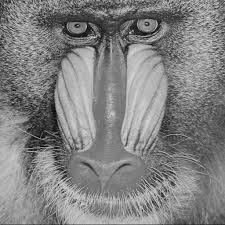
%> input picture singlePixelCamera_2_1/testImages/index.jpeg, 225 x 225 px
$ octave ARCHIVEdictionary_coefficients_example.m   (GNU Octave 9; MATLAB toolbox functions it lacks are replaced by stand-ins)
%> lines starting %> are read from the running program, lines starting %| are printed output that depends on the picture
### singlePixelCamera_2_1/mainFunctions/create_dictionary.m
function basis = create_dictionary(dictionaryType,imageH,imageV,...
    waveletType,decomposition)
%> called with dictionaryType = 'wavelet', imageH = 16, imageV = 16, waveletType = 'db3', decomposition = 3

%Funciton to create dctionaries to be used with CS

%dictionaryType - type of dictionary to be used (canonical, DCT, wavelet)
%imageH - number of horizontal pixels in the image
%imageH - number of vertical pixels in the image
%waveletType - String with the name of the wavelet to be used
%Decomposition - Level of wavelet decomposition

%Author: Pedro Dreyer University of Kent 22/11/14
%Copyright (C) 2016  Stuart Gibson. Please find detail of license in root folder.

switch dictionaryType

    case 'canonical'

        basis = eye(imageV*imageH);

    case 'DCT'

        % For M-point transformation.
        M = imageV;
        N = imageH;

        j = [0:M-1]'*ones(1,M);
        alpha = sqrt(2/M).*ones(M,M);
        alpha(1,:) = alpha(1,:)./sqrt(2);
        m = j';
        D_transpose = cos(((2.*m+ones(M,M)).*j).*pi./(2*M)).*alpha;
        Dm = D_transpose';

        % For N-point transformation.
        k = [0:N-1]'*ones(1,N);
        beta = sqrt(2/N).*ones(N,N);
        beta(1,:) = beta(1,:)./sqrt(2);
        n = k';
        D_transpose = cos(((2.*n+ones(N,N)).*k).*pi./(2*N)).*beta;
        Dn = D_transpose';
        count = 0;

        for mm = 1:M
            for nn = 1:N
                count = count+1;
                aux = Dm(:,mm)*(Dn(:,nn))';
                basis(:,count) = aux(:);
            end
        end


    case 'wavelet'

        for ii = 1:imageH * imageV
            aux = zeros(imageV,imageH);
            aux(ii) = 1;
            [basis(:,ii),s] = wavedec2(aux,decomposition,waveletType);
        end
        basis = basis';

% [22 lines of commented-out code are left out]

end

### singlePixelCamera_2_1/mainFunctions/ARCHIVEdictionary_coefficients_example.m

imageH = 16;
imageV = 16;
waveletType = 'db3';
decomposition = 3;

waveletBasis = create_dictionary('wavelet',imageH,imageV,...
    waveletType,decomposition);

dctBasis = create_dictionary('DCT',imageH,imageV,...
    waveletType,decomposition);

testImage = imread('C:\Users\admin\Desktop\CS_GUI\index.jpeg');
%> testImage is the input picture: size 225x225x3 uint8; min 0, max 225, mean 129.8
testImage = rgb2gray(testImage);
%> testImage: size 225x225 uint8
testImage = double(testImage);
%> testImage: size 225x225 double

imageResize = imresize(testImage,[imageV imageH],'cubic');
canonicalCoeficients = imageResize(:);
%> canonicalCoeficients = 256 values, max 187.4 at index 169, min 52.05 at index 58, mean 129.9

waveletCoeficients = waveletBasis' * canonicalCoeficients(:);
%> waveletCoeficients = 591 values, max 1187 at index 12, min -195.5 at index 51, mean 62.76
waveletCoeficients = abs(waveletCoeficients);
%> waveletCoeficients = 591 values, max 1187 at index 12, min 0.0184 at index 569, mean 80.34

DCTCoeficients = dctBasis' * canonicalCoeficients(:);
%> DCTCoeficients = 256 values, max 2079 at index 1, min -146.3 at index 49, mean 7.03
DCTCoeficients = abs(DCTCoeficients);
%> DCTCoeficients = 256 values, max 2079 at index 1, min 0.122 at index 15, mean 23.66

semilogy(sort(canonicalCoeficients,'descend'))
hold on
semilogy(sort(DCTCoeficients,'descend'),'r')
semilogy(sort(waveletCoeficients,'descend'),'g')
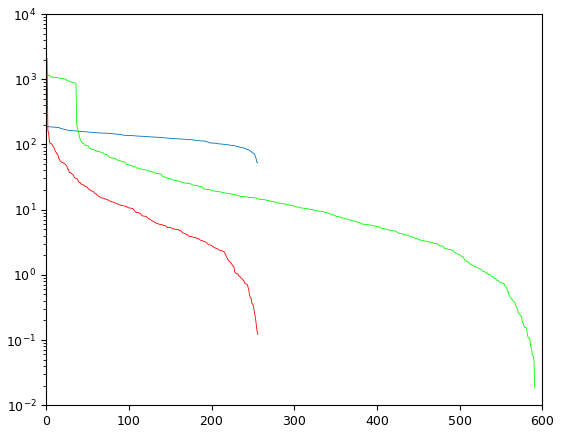
%> figure redrawn from the program's plot data; curve peaks at x = 1, y = 187.4; curve peaks at x = 1, y = 2079; curve peaks at x = 1, y = 1187

% [4 lines of commented-out code are left out]
